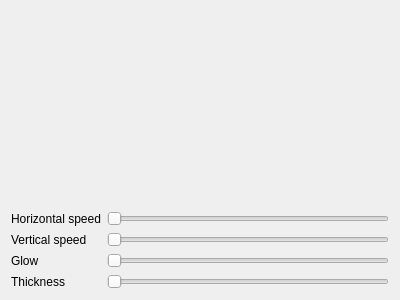
<?xml version="1.0" encoding="UTF-8"?>
<ui version="4.0">
 <class>CrossingBeams</class>
 <widget class="QWidget" name="CrossingBeams">
  <property name="geometry">
   <rect>
    <x>0</x>
    <y>0</y>
    <width>400</width>
    <height>300</height>
   </rect>
  </property>
  <property name="windowTitle">
   <string>Form</string>
  </property>
  <layout class="QGridLayout" name="gridLayout">
   <item row="3" column="1">
    <widget class="QSlider" name="glow">
     <property name="minimum">
      <number>1</number>
     </property>
     <property name="maximum">
      <number>100</number>
     </property>
     <property name="orientation">
      <enum>Qt::Horizontal</enum>
     </property>
    </widget>
   </item>
   <item row="2" column="1">
    <widget class="QSlider" name="v_speed">
     <property name="minimum">
      <number>1</number>
     </property>
     <property name="maximum">
      <number>100</number>
     </property>
     <property name="orientation">
      <enum>Qt::Horizontal</enum>
     </property>
    </widget>
   </item>
   <item row="0" column="0" colspan="2">
    <spacer name="verticalSpacer">
     <property name="orientation">
      <enum>Qt::Vertical</enum>
     </property>
     <property name="sizeHint" stdset="0">
      <size>
       <width>20</width>
       <height>40</height>
      </size>
     </property>
    </spacer>
   </item>
   <item row="3" column="0">
    <widget class="QLabel" name="label_3">
     <property name="text">
      <string>Glow</string>
     </property>
    </widget>
   </item>
   <item row="1" column="1">
    <widget class="QSlider" name="h_speed">
     <property name="minimum">
      <number>1</number>
     </property>
     <property name="maximum">
      <number>100</number>
     </property>
     <property name="orientation">
      <enum>Qt::Horizontal</enum>
     </property>
    </widget>
   </item>
   <item row="1" column="0">
    <widget class="QLabel" name="label">
     <property name="text">
      <string>Horizontal speed</string>
     </property>
    </widget>
   </item>
   <item row="2" column="0">
    <widget class="QLabel" name="label_2">
     <property name="text">
      <string>Vertical speed</string>
     </property>
    </widget>
   </item>
   <item row="4" column="1">
    <widget class="QSlider" name="thickness">
     <property name="orientation">
      <enum>Qt::Horizontal</enum>
     </property>
    </widget>
   </item>
   <item row="4" column="0">
    <widget class="QLabel" name="label_4">
     <property name="text">
      <string>Thickness</string>
     </property>
    </widget>
   </item>
  </layout>
 </widget>
 <resources/>
 <connections/>
</ui>
